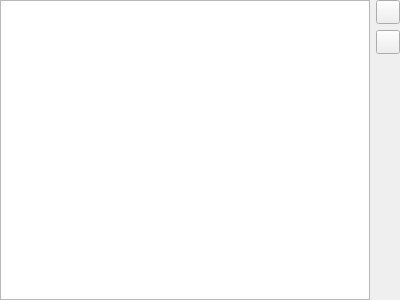
<?xml version="1.0" encoding="UTF-8"?>
<ui version="4.0">
 <class>SignatureDataEditorWidget</class>
 <widget class="QWidget" name="SignatureDataEditorWidget">
  <property name="geometry">
   <rect>
    <x>0</x>
    <y>0</y>
    <width>400</width>
    <height>300</height>
   </rect>
  </property>
  <property name="windowTitle">
   <string notr="true">Form</string>
  </property>
  <layout class="QVBoxLayout" name="verticalLayout">
   <property name="leftMargin">
    <number>0</number>
   </property>
   <property name="topMargin">
    <number>0</number>
   </property>
   <property name="rightMargin">
    <number>0</number>
   </property>
   <property name="bottomMargin">
    <number>0</number>
   </property>
   <item>
    <layout class="QHBoxLayout" name="horizontalLayout" stretch="1,0">
     <item>
      <widget class="QTableWidget" name="DataTableWidget">
       <property name="selectionMode">
        <enum>QAbstractItemView::SingleSelection</enum>
       </property>
       <property name="selectionBehavior">
        <enum>QAbstractItemView::SelectRows</enum>
       </property>
       <attribute name="verticalHeaderVisible">
        <bool>false</bool>
       </attribute>
      </widget>
     </item>
     <item>
      <layout class="QVBoxLayout" name="verticalLayout_2">
       <item>
        <widget class="QPushButton" name="AddButton">
         <property name="minimumSize">
          <size>
           <width>24</width>
           <height>24</height>
          </size>
         </property>
         <property name="maximumSize">
          <size>
           <width>24</width>
           <height>24</height>
          </size>
         </property>
         <property name="text">
          <string notr="true"/>
         </property>
        </widget>
       </item>
       <item>
        <widget class="QPushButton" name="RemoveButton">
         <property name="minimumSize">
          <size>
           <width>24</width>
           <height>24</height>
          </size>
         </property>
         <property name="maximumSize">
          <size>
           <width>24</width>
           <height>24</height>
          </size>
         </property>
         <property name="text">
          <string notr="true"/>
         </property>
        </widget>
       </item>
       <item>
        <spacer name="verticalSpacer">
         <property name="orientation">
          <enum>Qt::Vertical</enum>
         </property>
         <property name="sizeHint" stdset="0">
          <size>
           <width>20</width>
           <height>40</height>
          </size>
         </property>
        </spacer>
       </item>
      </layout>
     </item>
    </layout>
   </item>
  </layout>
 </widget>
 <resources/>
 <connections/>
</ui>
